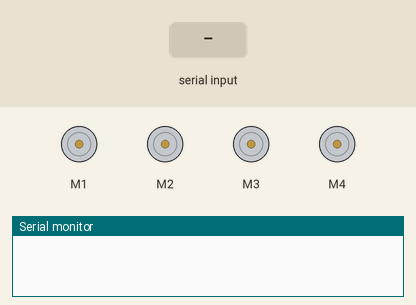
The sketch below on a simulated Arduino Uno, built with avr-gcc and run on an emulated ATmega328P. On the bench: 4 × DC motor (green arrow = forward, orange = backward, longer = faster), the last lines printed to the serial monitor. The test bench sets the inputs (shaded band).

Above: at 1.2 s.
1.3 s: "f" received over Serial
At 1.38 s:
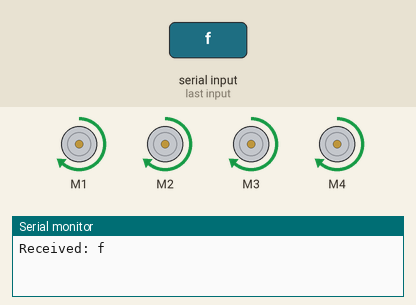
2.9 s: "l" received over Serial
At 4.2 s:
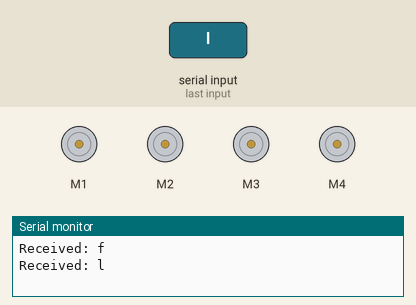
4.5 s: "r" received over Serial
At 4.58 s:
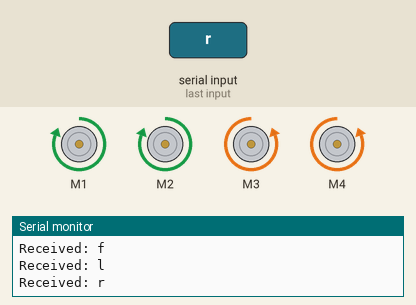
Timing chart, 0 to 7.5 s (numbered marks = the images above; inputs shaded):
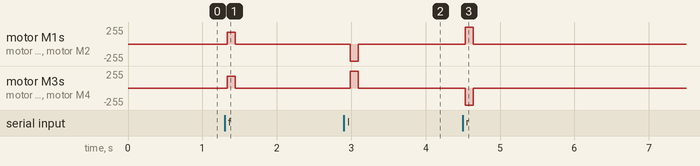

The sketch:

Lane_detect.ino
```cpp
// import library
#include <AFMotor.h>

//initial motor pin
AF_DCMotor motor1(1, MOTOR12_1KHZ);
AF_DCMotor motor2(2, MOTOR12_1KHZ);
AF_DCMotor motor3(3, MOTOR34_1KHZ);
AF_DCMotor motor4(4, MOTOR34_1KHZ);

void setup(){
  Serial.begin(115200);
}

void loop(){
  lane_check();
}

void lane_check(){
  char lane_data = receive_inf();
  delay(10);
  if(lane_data == 'f'){
    forward();
  }
  else if(lane_data == 'l'){
    left();
  }
  else if(lane_data == 'r'){
    right();
  }
  else Stop();
  delay(100);
    }

char receive_inf(){
  if(Serial.available() > 0){
    char reads = Serial.read();
    Serial.print("Received: ");
    Serial.println(reads);
    return reads;
  }
}

void forward(){
  motor1.setSpeed(180);
  motor2.setSpeed(180);
  motor3.setSpeed(180);
  motor4.setSpeed(180);

  motor1.run(FORWARD);  //rotate the motor clockwise
  motor2.run(FORWARD);  //rotate the motor clockwise
  motor3.run(FORWARD);  //rotate the motor clockwise
  motor4.run(FORWARD);  //rotate the motor clockwise
}

void left(){
  motor1.setSpeed(255);
  motor2.setSpeed(255);
  motor3.setSpeed(255);
  motor4.setSpeed(255);

  motor1.run(BACKWARD); //rotate the motor anti-clockwise
  motor2.run(BACKWARD); //rotate the motor anti-clockwise
  motor3.run(FORWARD);  //rotate the motor clockwise
  motor4.run(FORWARD);  //rotate the motor clockwise

}

void right(){
  motor1.setSpeed(255);
  motor2.setSpeed(255);
  motor3.setSpeed(255);
  motor4.setSpeed(255);

  motor1.run(FORWARD);  //rotate the motor clockwise
  motor2.run(FORWARD);  //rotate the motor clockwise
  motor3.run(BACKWARD); //rotate the motor anti-clockwise
  motor4.run(BACKWARD); //rotate the motor anti-clockwise
}
void Stop(){
  motor1.run(RELEASE); //stop the motor when release the button
  motor2.run(RELEASE); //rotate the motor clockwise
  motor3.run(RELEASE); //stop the motor when release the button
  motor4.run(RELEASE); //stop the motor when release the button
}
```

Measured:
- after the input at 1.3 s, motor M1–4: stopped → forward 180/255 at once, → stopped 0.11 s later
- after the input at 2.9 s, motor M1, motor M2: stopped → backward 255/255 after 0.09 s, → stopped 0.11 s later; motor M3, motor M4: stopped → forward 255/255 after 0.09 s, → stopped 0.11 s later
- after the input at 4.5 s, motor M1, motor M2: stopped → forward 255/255 at once, → stopped 0.11 s later; motor M3, motor M4: stopped → backward 255/255 at once, → stopped 0.11 s later
